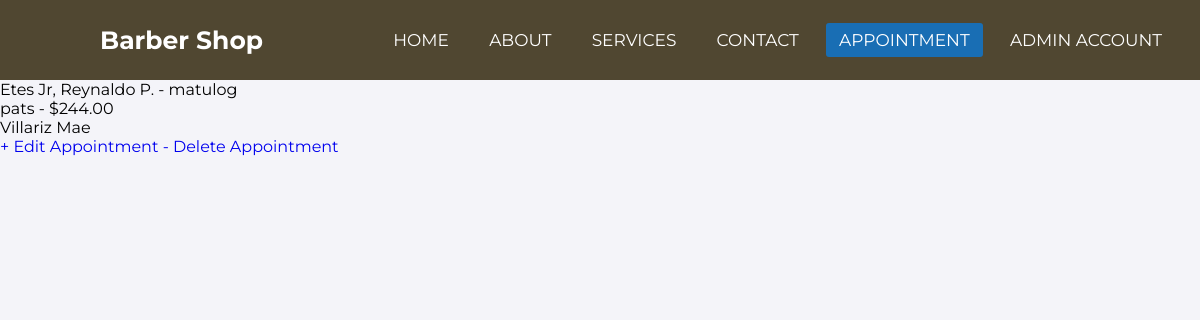
Page /appointment/2 on the committed database.
### app/models.py (models this page shows, shortened)
class Appointment(models.Model):
    barber = models.ForeignKey(Barber, on_delete=models.CASCADE, related_name="appointments")
    client = models.ForeignKey(Client, on_delete=models.CASCADE, related_name="appointments")
    service = models.ForeignKey(Service, on_delete=models.CASCADE, related_name="appointments")
    date = models.DateField()
    time = models.TimeField()
    created_at = models.DateTimeField(default=timezone.now)
    updated_at = models.DateTimeField(default=timezone.now)
    status = models.CharField(max_length=20, choices=[
        ('scheduled', 'Scheduled'),
        ('completed', 'Completed'),
        ('canceled', 'Canceled')
    ], default='scheduled')
    notes = models.TextField(blank=True, null=True)

class Barber(models.Model):
    user = models.OneToOneField(User, on_delete=models.CASCADE, related_name="barber_profile")
    name = models.CharField(max_length=100)
    experience_years = models.IntegerField()
    specialty = models.CharField(max_length=255, blank=True, null=True)
    rating = models.DecimalField(max_digits=3, decimal_places=2, default=0.0)
    available = models.BooleanField(default=True)
    def __str__(self):
        return f"{self.name} - {self.specialty if self.specialty else 'General Barber'}"

class Service(models.Model):
    name = models.CharField(max_length=100)
    description = models.TextField(blank=True, null=True)
    duration = models.DurationField(help_text="Duration of the service (e.g., 00:30:00 for 30 minutes)")
    price = models.DecimalField(max_digits=6, decimal_places=2)
    def __str__(self):
        return f"{self.name} - ${self.price}"

class Client(models.Model):
    firstname = models.CharField(max_length=20, blank=True, null=True)
    lastname = models.CharField(max_length=20, blank=True, null=True)
    phone = models.CharField(max_length=15, blank=True, null=True)
    address = models.TextField(blank=True, null=True)
    def __str__(self):
        return f"{self.firstname} "  f"{self.lastname}"

### app/views.py (the view)
# urls.py: path('appointment/<int:pk>', AppointmentDetailView.as_view(), name='appointment_detail'),
class AppointmentDetailView(DetailView):
    model = Appointment
    context_object_name = 'appointment'
    template_name = 'app/appointment_detail.html'

### app/Templates/app/appointment_detail.html (shortened to what this page needs)
{% extends 'app/base.html' %}
{% load static %}
{% block content %}
       <div class="appointment">
           <p>{{appointment.barber}}</p>
           <p>{{appointment.service}}</p>
           <p>{{appointment.client}}</p>
       </div>
       <a href="{% url 'appointment_update' appointment.pk %}">+ Edit Appointment</a>
       <a href="{% url 'appointment_delete' appointment.pk %}">- Delete Appointment</a>
{% endblock content %}

### static/css/base.css (style rules this page uses)
body { margin: 0; font-family: Arial, sans-serif; background-color: #f4f4f9; }

### static/css/navbar.css (style rules this page uses)
* { padding: 0; margin: 0; text-decoration: none; list-style: none; box-sizing: border-box; }
body { font-family: "Montserrat", sans-serif; }

### rows in the picture
Appointment: barber "Etes Jr, Reynaldo P. - matulog", service "pats - $244.00", client "Villariz Mae"
